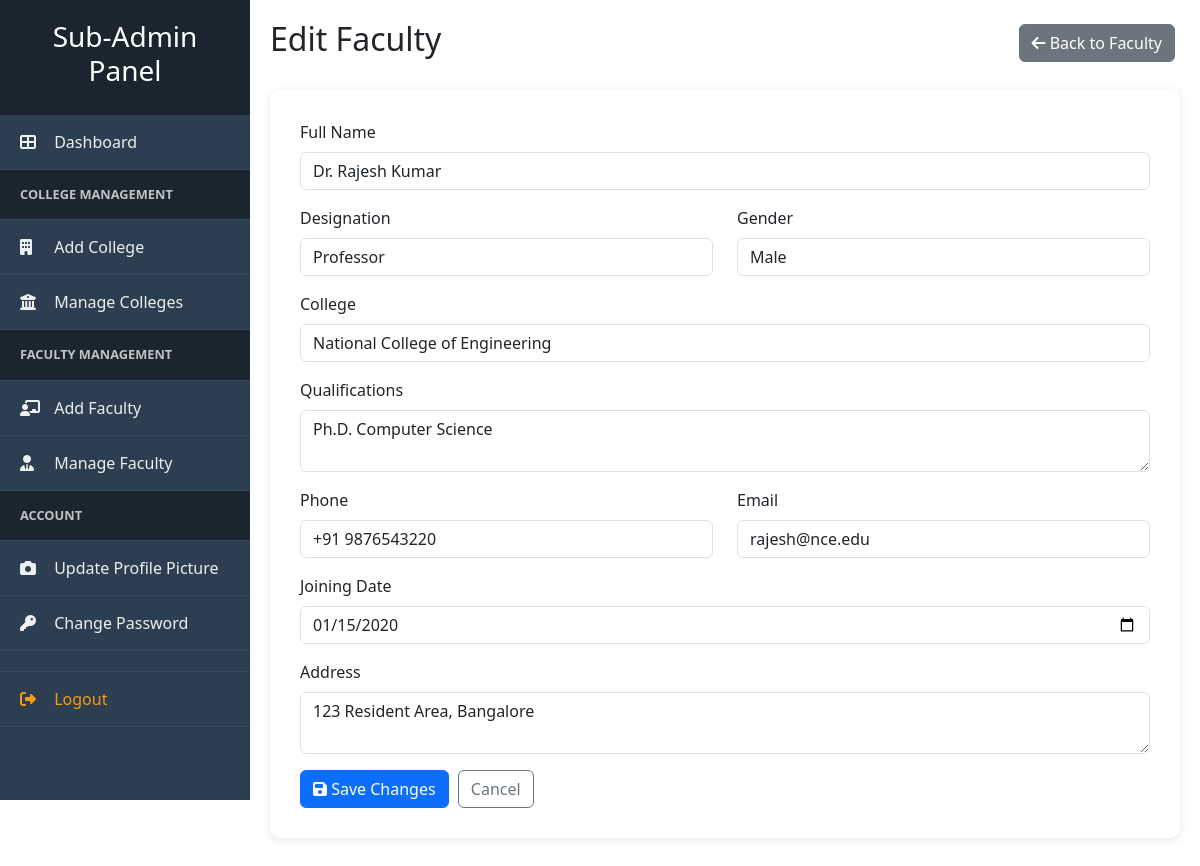
Screenshot of /subadmin/edit-faculty.php?id=1 (signed in) with the database file from the repository.
### tables this page shows
CREATE TABLE IF NOT EXISTS faculty (
    id INT AUTO_INCREMENT PRIMARY KEY,
    name VARCHAR(100) NOT NULL,
    username VARCHAR(50) UNIQUE,
    password VARCHAR(255),
    college_id INT,
    gender ENUM('Male', 'Female', 'Other') NOT NULL,
    designation VARCHAR(100) NOT NULL,
    qualifications TEXT,
    phone VARCHAR(20),
    email VARCHAR(100),
    joining_date DATE,
    address TEXT,
    profile_image VARCHAR(255),
    created_at TIMESTAMP DEFAULT CURRENT_TIMESTAMP,
    INDEX idx_faculty_college (college_id),
    INDEX idx_faculty_name (name),
    FOREIGN KEY (college_id) REFERENCES colleges(id) ON DELETE SET NULL
);

CREATE TABLE IF NOT EXISTS colleges (
    id INT AUTO_INCREMENT PRIMARY KEY,
    college_name VARCHAR(200) NOT NULL,
    college_code VARCHAR(20) NOT NULL UNIQUE,
    address TEXT,
    phone VARCHAR(20),
    email VARCHAR(100),
    created_at TIMESTAMP DEFAULT CURRENT_TIMESTAMP
);

### subadmin/edit-faculty.php (the view, shortened to what this page needs)
<?php
$id = isset($_GET['id']) ? (int) $_GET['id'] : 0;
$result = mysqli_query($con, "SELECT * FROM faculty WHERE id = $id");
$faculty = mysqli_fetch_assoc($result);
$colleges = mysqli_query($con, "SELECT id, college_name FROM colleges ORDER BY college_name");
?>
<!DOCTYPE html>
<html lang="en">
<head>
    <link rel="stylesheet" href="<?php echo ASSETS_URL; ?>css/style.css">
    <link rel="stylesheet" href="https://cdnjs.cloudflare.com/ajax/libs/font-awesome/6.4.0/css/all.min.css">
    <link href="https://cdn.jsdelivr.net/npm/bootstrap@5.3.0/dist/css/bootstrap.min.css" rel="stylesheet">
</head>
<body>
    <div class="admin-wrapper">
        <?php include '../includes/subadmin-sidebar.php'; ?>
        <div class="admin-content">
            <div class="d-flex justify-content-between align-items-center mb-4">
                <h2>Edit Faculty</h2>
                <a href="manage-faculty.php" class="btn btn-secondary"><i class="fas fa-arrow-left"></i> Back to Faculty</a>
            </div>
            <div class="form-container">
                <form method="POST" action="">
                    <div class="mb-3">
                        <label class="form-label">Full Name</label>
                        <input type="text" name="name" class="form-control" value="<?php echo htmlspecialchars($faculty['name']); ?>" required>
                    </div>
                    <div class="row">
                        <div class="col-md-6 mb-3">
                            <label class="form-label">Designation</label>
                            <input type="text" name="designation" class="form-control" value="<?php echo htmlspecialchars($faculty['designation']); ?>" required>
                        </div>
                        <div class="col-md-6 mb-3">
                            <label class="form-label">Gender</label>
                            <select name="gender" class="form-control" required>
                                <?php foreach (['Male', 'Female', 'Other'] as $g): ?>
                                    <option value="<?php echo $g; ?>" <?php echo $faculty['gender'] === $g ? 'selected' : ''; ?>><?php echo $g; ?></option>
                                <?php endforeach; ?>
                            </select>
                        </div>
                    </div>
                    <div class="mb-3">
                        <label class="form-label">College</label>
                        <select name="college_id" class="form-control">
                            <?php while($college = mysqli_fetch_assoc($colleges)): ?>
                                <option value="<?php echo $college['id']; ?>" <?php echo $faculty['college_id'] == $college['id'] ? 'selected' : ''; ?>>
                                    <?php echo htmlspecialchars($college['college_name']); ?>
                                </option>
                            <?php endwhile; ?>
                        </select>
                    </div>
                    <div class="mb-3">
                        <label class="form-label">Qualifications</label>
                        <textarea name="qualifications" class="form-control" rows="2"><?php echo htmlspecialchars($faculty['qualifications'] ?? ''); ?></textarea>
                    </div>
                    <div class="row">
                        <div class="col-md-6 mb-3">
                            <label class="form-label">Phone</label>
                            <input type="text" name="phone" class="form-control" value="<?php echo htmlspecialchars($faculty['phone'] ?? ''); ?>">
                        </div>
                        <div class="col-md-6 mb-3">
                            <label class="form-label">Email</label>
                            <input type="email" name="email" class="form-control" value="<?php echo htmlspecialchars($faculty['email'] ?? ''); ?>">
                        </div>
                    </div>
                    <div class="mb-3">
                        <label class="form-label">Joining Date</label>
                        <input type="date" name="joining_date" class="form-control" value="<?php echo htmlspecialchars($faculty['joining_date'] ?? ''); ?>">
                    </div>
                    <div class="mb-3">
                        <label class="form-label">Address</label>
                        <textarea name="address" class="form-control" rows="2"><?php echo htmlspecialchars($faculty['address'] ?? ''); ?></textarea>
                    </div>
                    <button type="submit" class="btn btn-primary"><i class="fas fa-save"></i> Save Changes</button>
                    <a href="manage-faculty.php" class="btn btn-outline-secondary">Cancel</a>
                </form>
            </div>
        </div>
    </div>
</body>
</html>

### assets/css/style.css (style rules this page uses)
* { margin: 0; padding: 0; box-sizing: border-box; }
body { font-family: 'Segoe UI', Tahoma, Geneva, Verdana, sans-serif; background-color: #f8f9fa; color: #333; }
.admin-wrapper { display: flex; min-height: 100vh; }
.admin-content { margin-left: 250px; padding: 20px; flex: 1; }
.form-container { background: white; padding: 30px; border-radius: 10px; box-shadow: 0 2px 10px rgba(0,0,0,0.1); margin-bottom: 20px; }
.btn { margin-right: 5px; }

### rows the page displays
faculty: name "Dr. Rajesh Kumar", designation "Professor", gender "Male", college_id "National College of Engineering", qualifications "Ph.D. Computer Science", phone "+91 9876543220", email "rajesh@nce.edu", joining_date "01/15/2020", address "123 Resident Area, Bangalore"
